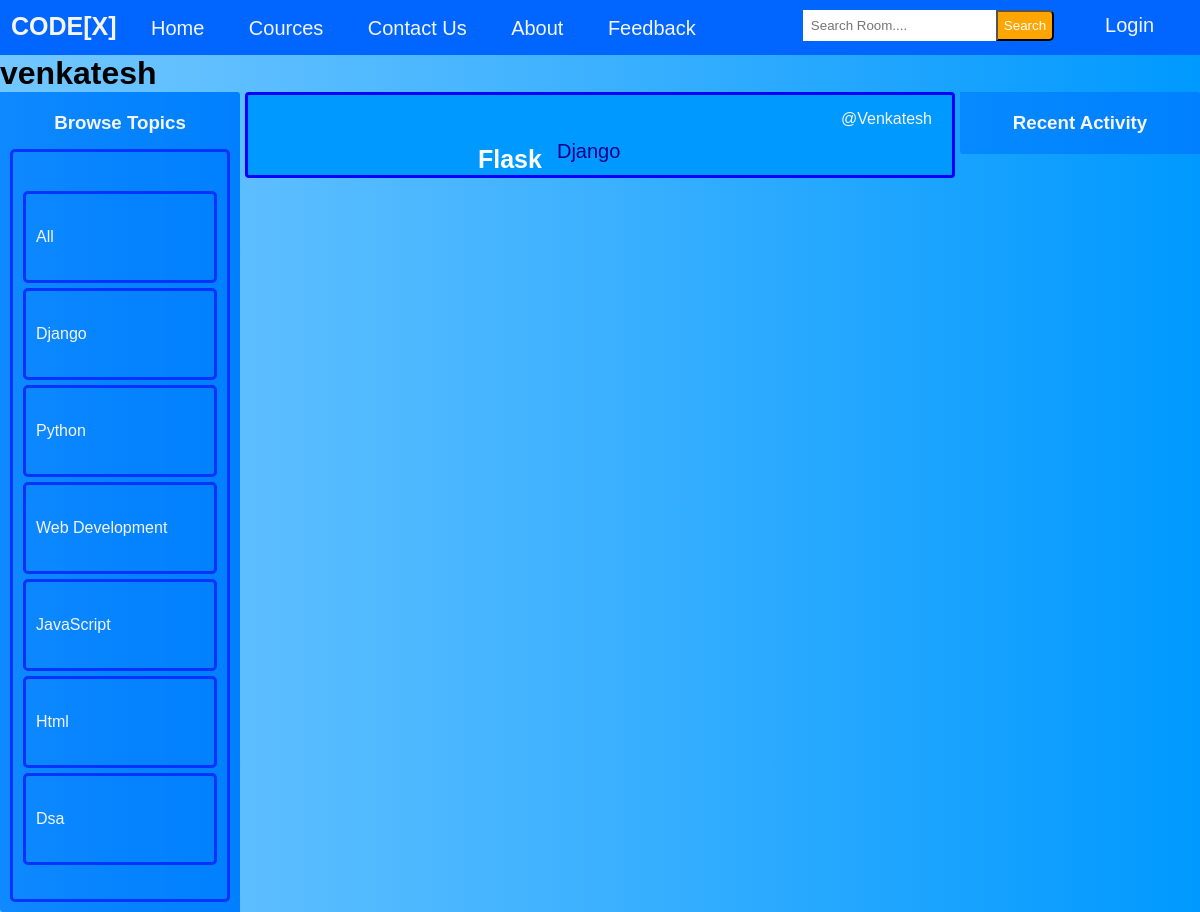
/profile/5, run on the app's committed database.
### base/models.py (models this page shows, shortened)
class Topic(models.Model):
    name = models.CharField(max_length=200)

class Room(models.Model):
    host =  models.ForeignKey(User, on_delete=models.SET_NULL,null=True)
    topic = models.ForeignKey(Topic, on_delete=models.SET_NULL,null=True)
    name =  models.CharField(max_length= 200)
    description = models.TextField(null= True, blank= True)
    participants= models.ManyToManyField(User, related_name='participants', blank=True)
    updated= models.DateTimeField(auto_now= True)
    created= models.DateTimeField(auto_now_add=True)
    class Meta:
        ordering = ['-updated','-created']

### base/views.py (the view)
# urls.py: path('profile/<str:pk>',views.userProfile,name="user-profile"),
def userProfile(request, pk):
    user= User.objects.get(id=pk)
    rooms= user.room_set.all()
    room_message= user.message_set.all()
    topics= Topic.objects.all()
    context= {'user': user, 'rooms': rooms, 'room_message': room_message, 'topics': topics }
    return render(request, 'base/profile.html', context )

### base/templates/base/profile.html (shortened to what this page needs)
{% extends 'main.html' %}
{% block content %}
<h1>{{ user.username }}</h1>
<div class="profile-container">
    <div>
        {% include 'base/topics_component.html' %}
    </div>
    <div>
        {% include 'base/feed_component.html' %}
    </div>
    <div>
        {% include 'base/activity_component.html' %}
    </div>
</div>
{% endblock content %}

### base/templates/base/topics_component.html (shortened to what this page needs)
<div class="topic-container">
    <h3 class="t_o_p"> Browse Topics </h3>
    <div class="topic-name">
        <div>
            <a href="{%  url 'home' %}" class="topic-name" >All</a>
        </div>
        {% for topic in topics %}
        <div>
            <a href="{% url 'home' %}?q={{topic.name}}" class="topic-name">{{topic.name}}</a>
        </div>
        {% endfor %}
    </div>
</div>

### base/templates/base/feed_component.html (shortened to what this page needs)
<div>
    {% for room in rooms %}
    <div class="feed-component">
        <a class="room-host" href="{% url 'user-profile' room.host.id %}">@{{room.host.username}}</a>
        <h5><a class="feed-room" href= "{% url 'room' room.id %}">{{room.name}}</a></h5>
        <small class="feed-topic-name" >{{room.topic.name}} </small>
    </div>
    {% endfor %}
</div>

### templates/main.html (style rules this page uses)
* { padding: 0; margin: 0; text-decoration: none; list-style-type: none; box-sizing: border-box; font-family: 'Nunito', sans-serif }
body { background: linear-gradient(90deg, #5bbdffda 0%, #44b4ff 43%,#0099FF 100%); }

### base/templates/base/profile.html (style rules this page uses)
.profile-container { display: grid; grid-template-columns: 1fr 3fr 1fr; }

### base/templates/base/topics_component.html (style rules this page uses)
.topic-container { background: linear-gradient(90deg, #0080ffde 0%, #0080ffef 43%,#0080FF 100%); border-radius: 0px 3px; padding: 10px; }
.t_o_p { padding: 10px; color: whitesmoke; text-align: center; }
.topic-name { display: block; color: whitesmoke; border: 3px solid #0033FF; padding: 34px 10px; border-radius: 5px; text-transform: capitalize; margin-top: 5px; }

### base/templates/base/feed_component.html (style rules this page uses)
.feed-component { margin-left: 5px; margin-right: 5px; margin-bottom: 5px; display: block; padding: 40px 20px; position: relative; background: #0099FF; border: 3px solid blue; border-radius: 4px; }
.room-host { float: right; text-transform: capitalize; margin-top: -25px; color: whitesmoke; }
.feed-room { float: inline-start; margin-left: 200px; color: #fff; font-size: 25px; text-transform: capitalize; padding: 10px; border-radius: 3px; }
.feed-topic-name { float: left; color: darkblue; padding: 5px; font-size: 20px; }

### data on the page
Topic: name "Django"
Topic: name "Python"
Topic: name "Web Development"
Topic: name "JavaScript"
Topic: name "Html"
Topic: name "Dsa"
Room: host.username "Venkatesh", name "Flask", topic.name "Django"

### other printed values
{{ user.username }} "venkatesh"
